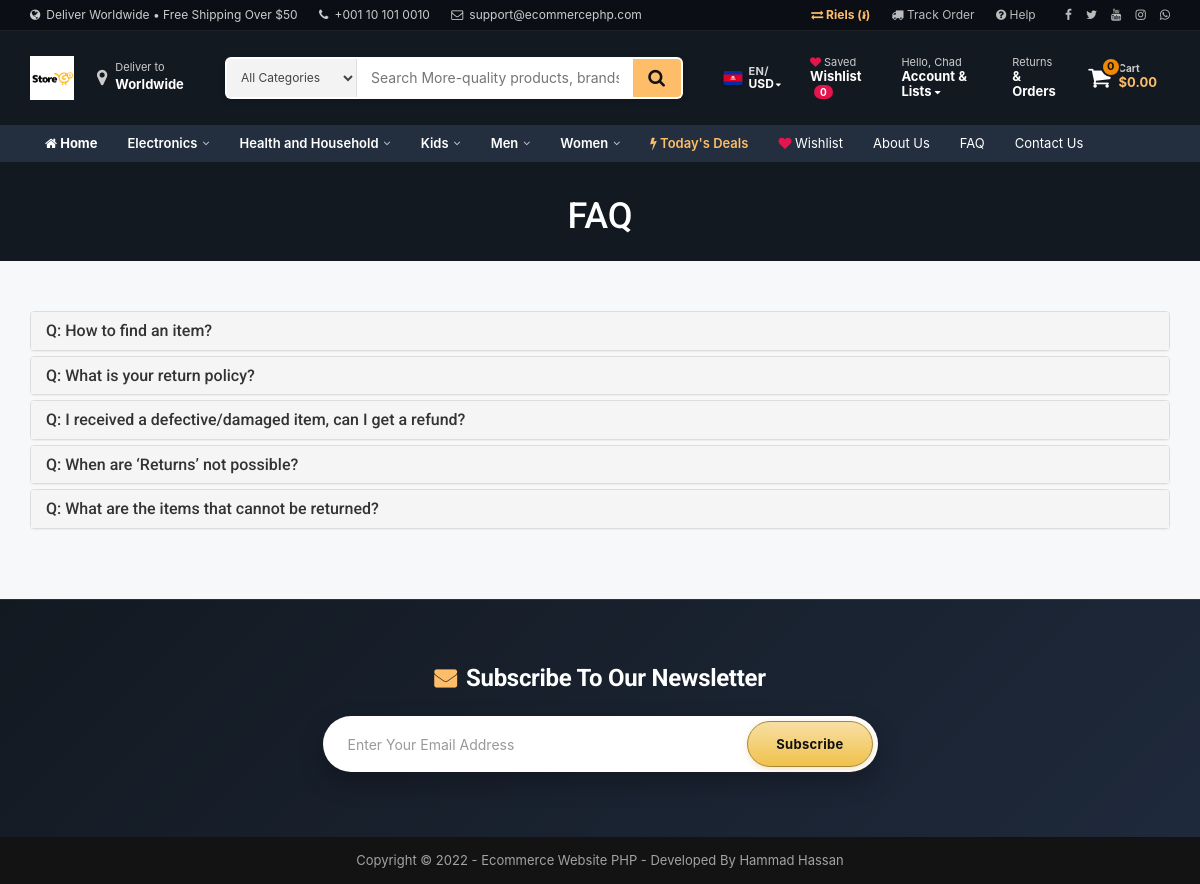
/faq.php (signed in), run on the app's committed database.
### tables this page shows
CREATE TABLE `tbl_settings` (
    `id` INT NOT NULL AUTO_INCREMENT,
    `logo` VARCHAR(255) NOT NULL,
    `favicon` VARCHAR(255) NOT NULL,

    `footer_about` TEXT NOT NULL,
    `footer_copyright` TEXT NOT NULL,
    `contact_address` TEXT NOT NULL,
    `contact_email` VARCHAR(255) NOT NULL,
    `contact_phone` VARCHAR(255) NOT NULL,
    `contact_fax` VARCHAR(255) NOT NULL,
    `contact_map_iframe` TEXT NOT NULL,

    `receive_email` VARCHAR(255) NOT NULL,
    `receive_email_subject` VARCHAR(255) NOT NULL,
    `receive_email_thank_you_message` TEXT NOT NULL,
    `forget_password_message` TEXT NOT NULL,

    `total_recent_post_footer` INT NOT NULL,
    `total_popular_post_footer` INT NOT NULL,
    `total_recent_post_sidebar` INT NOT NULL,
    `total_popular_post_sidebar` INT NOT NULL,
    `total_featured_product_home` INT NOT NULL,
    `total_latest_product_home` INT NOT NULL,
    `total_popular_product_home` INT NOT NULL,

    `meta_title_home` TEXT NOT NULL,
    `meta_keyword_home` TEXT NOT NULL,
    `meta_description_home` TEXT NOT NULL,

    `banner_login` VARCHAR(255) NOT NULL,
    `banner_registration` VARCHAR(255) NOT NULL,
    `banner_forget_password` VARCHAR(255) NOT NULL,
    `banner_reset_password` VARCHAR(255) NOT NULL,
    `banner_search` VARCHAR(255) NOT NULL,
    `banner_cart` VARCHAR(255) NOT NULL,
    `banner_checkout` VARCHAR(255) NOT NULL,
    `banner_product_category` VARCHAR(255) NOT NULL,
    `banner_blog` VARCHAR(255) NOT NULL,

    `cta_title` VARCHAR(255) NOT NULL,
    `cta_content` TEXT NOT NULL,
    `cta_read_more_text` VARCHAR(255) NOT NULL,
    `cta_read_more_url` VARCHAR(255) NOT NULL,
    `cta_photo` VARCHAR(255) NOT NULL,

    `featured_product_title` VARCHAR(255) NOT NULL,
    `featured_product_subtitle` VARCHAR(255) NOT NULL,
    `latest_product_title` VARCHAR(255) NOT NULL,
    `latest_product_subtitle` VARCHAR(255) NOT NULL,
    `popular_product_title` VARCHAR(255) NOT NULL,
    `popular_product_subtitle` VARCHAR(255) NOT NULL,

    `testimonial_title` VARCHAR(255) NOT NULL,
    `testimonial_subtitle` VARCHAR(255) NOT NULL,
    `testimonial_photo` VARCHAR(255) NOT NULL,

    `blog_title` VARCHAR(255) NOT NULL,
    `blog_subtitle` VARCHAR(255) NOT NULL,
    `newsletter_text` TEXT NOT NULL,

    `paypal_email` VARCHAR(255) NOT NULL,
    `stripe_public_key` VARCHAR(255) NOT NULL,
    `stripe_secret_key` VARCHAR(255) NOT NULL,

    `bank_detail` TEXT NOT NULL,

    `before_head` TEXT NOT NULL,
    `after_body` TEXT NOT NULL,
    `before_body` TEXT NOT NULL,

    `home_service_on_off` TINYINT NOT NULL,
    `home_welcome_on_off` TINYINT NOT NULL,
    `home_featured_product_on_off` TINYINT NOT NULL,
    `home_latest_product_on_off` TINYINT NOT NULL,
    `home_popular_product_on_off` TINYINT NOT NULL,
    `home_testimonial_on_off` TINYINT NOT NULL,
    `home_blog_on_off` TINYINT NOT NULL,
    `newsletter_on_off` TINYINT NOT NULL,

    `ads_above_welcome_on_off` TINYINT NOT NULL,
    `ads_above_featured_product_on_off` TINYINT NOT NULL,
    `ads_above_latest_product_on_off` TINYINT NOT NULL,
    `ads_above_popular_product_on_off` TINYINT NOT NULL,
    `ads_above_testimonial_on_off` TINYINT NOT NULL,
    `ads_category_sidebar_on_off` TINYINT NOT NULL,

    PRIMARY KEY (`id`)
);

CREATE TABLE `tbl_social` (
  `social_id` int(11) NOT NULL,
  `social_name` varchar(30) NOT NULL,
  `social_url` varchar(255) NOT NULL,
  `social_icon` varchar(30) NOT NULL
);

CREATE TABLE `tbl_top_category` (
  `tcat_id` int(11) NOT NULL,
  `tcat_name` varchar(255) NOT NULL,
  `show_on_menu` int(1) NOT NULL
);

CREATE TABLE `tbl_page` (
  `id` int(11) NOT NULL,
  `about_title` varchar(255) NOT NULL,
  `about_content` text NOT NULL,
  `about_banner` varchar(255) NOT NULL,
  `about_meta_title` varchar(255) NOT NULL,
  `about_meta_keyword` text NOT NULL,
  `about_meta_description` text NOT NULL,
  `faq_title` varchar(255) NOT NULL,
  `faq_banner` varchar(255) NOT NULL,
  `faq_meta_title` varchar(255) NOT NULL,
  `faq_meta_keyword` text NOT NULL,
  `faq_meta_description` text NOT NULL,
  `blog_title` varchar(255) NOT NULL,
  `blog_banner` varchar(255) NOT NULL,
  `blog_meta_title` varchar(255) NOT NULL,
  `blog_meta_keyword` text NOT NULL,
  `blog_meta_description` text NOT NULL,
  `contact_title` varchar(255) NOT NULL,
  `contact_banner` varchar(255) NOT NULL,
  `contact_meta_title` varchar(255) NOT NULL,
  `contact_meta_keyword` text NOT NULL,
  `contact_meta_description` text NOT NULL,
  `pgallery_title` varchar(255) NOT NULL,
  `pgallery_banner` varchar(255) NOT NULL,
  `pgallery_meta_title` varchar(255) NOT NULL,
  `pgallery_meta_keyword` text NOT NULL,
  `pgallery_meta_description` text NOT NULL,
  `vgallery_title` varchar(255) NOT NULL,
  `vgallery_banner` varchar(255) NOT NULL,
  `vgallery_meta_title` varchar(255) NOT NULL,
  `vgallery_meta_keyword` text NOT NULL,
  `vgallery_meta_description` text NOT NULL
);

CREATE TABLE `tbl_faq` (
  `faq_id` int(11) NOT NULL,
  `faq_title` varchar(255) NOT NULL,
  `faq_content` text NOT NULL
);

### faq.php (the view, shortened to what the rows shown need)
<?php require_once('header.php'); ?>
<?php
$statement = $pdo->prepare("SELECT * FROM tbl_page WHERE id=1");
$statement->execute();
$result = $statement->fetchAll(PDO::FETCH_ASSOC);
foreach ($result as $row) {
    $faq_title = $row['faq_title'];
    $faq_banner = $row['faq_banner'];
}
?>
<div class="page-banner" style="background-image: url(assets/uploads/<?php echo $faq_banner; ?>);">
    <div class="inner">
        <h1><?php echo $faq_title; ?></h1>
    </div>
</div>
<div class="page">
    <div class="container">
        <div class="row">
            <div class="col-md-12">
                <div class="panel-group" id="faqAccordion">
                    <?php
                    $statement = $pdo->prepare("SELECT * FROM tbl_faq");
                    $statement->execute();
                    $result = $statement->fetchAll(PDO::FETCH_ASSOC);
                    foreach ($result as $row) {
                        ?>
                        <div class="panel panel-default">
                            <div class="panel-heading accordion-toggle question-toggle collapsed" data-toggle="collapse" data-parent="#faqAccordion" data-target="#question<?php echo $row['faq_id']; ?>">
                                <h4 class="panel-title">
                                    Q: <?php echo $row['faq_title']; ?>
                                </h4>
                            </div>
                        </div>
                        <?php
                    }
                    ?>
                </div>
            </div>
        </div>
    </div>
</div>
<?php require_once('footer.php'); ?>

### header.php (shortened to what the rows shown need)
<?php
include("admin/inc/config.php");
$statement = $pdo->prepare("SELECT * FROM tbl_settings WHERE id=1");
$statement->execute();
$result = $statement->fetchAll(PDO::FETCH_ASSOC);
foreach ($result as $row)
{
	$logo = $row['logo'];
	$contact_email = $row['contact_email'];
	$contact_phone = $row['contact_phone'];
}
?>
<!DOCTYPE html>
<html lang="en">
<head>
	<link rel="stylesheet" href="assets/css/bootstrap.min.css">
	<link rel="stylesheet" href="assets/css/font-awesome.min.css">
	<link rel="stylesheet" href="assets/css/owl.carousel.min.css">
	<link rel="stylesheet" href="assets/css/owl.theme.default.min.css">
	<link rel="stylesheet" href="assets/css/jquery.bxslider.min.css">
    <link rel="stylesheet" href="assets/css/magnific-popup.css">
    <link rel="stylesheet" href="assets/css/rating.css">
	<link rel="stylesheet" href="assets/css/spacing.css">
	<link rel="stylesheet" href="assets/css/bootstrap-touch-slider.css">
	<link rel="stylesheet" href="assets/css/animate.min.css">
	<link rel="stylesheet" href="assets/css/tree-menu.css">
	<link rel="stylesheet" href="assets/css/select2.min.css">
	<link rel="stylesheet" href="assets/css/main.css">
	<link rel="stylesheet" href="assets/css/responsive.css">
	<link rel="stylesheet" href="assets/css/modern-ecommerce.css?v=<?php echo time(); ?>">
	<?php
	$statement = $pdo->prepare("SELECT * FROM tbl_page WHERE id=1");
	$statement->execute();
	$result = $statement->fetchAll(PDO::FETCH_ASSOC);
		?>
</head>
<body>
<?php
$stmt_top_cat = $pdo->prepare("SELECT * FROM tbl_top_category ORDER BY tcat_name ASC");
$stmt_top_cat->execute();
$header_top_categories = $stmt_top_cat->fetchAll(PDO::FETCH_ASSOC);
?>
<div class="modern-top-bar">
	<div class="container">
		<div class="row">
			<div class="col-md-7 col-sm-6 col-xs-12">
				<span class="top-item"><i class="fa fa-globe"></i> Deliver Worldwide &bull; Free Shipping Over $50</span>
				<span class="top-item hidden-xs"><i class="fa fa-phone"></i> <?php echo htmlspecialchars($contact_phone); ?></span>
				<span class="top-item hidden-xs hidden-sm"><i class="fa fa-envelope-o"></i> <?php echo htmlspecialchars($contact_email); ?></span>
			</div>
			<div class="col-md-5 col-sm-6 col-xs-12 text-right">
				<span class="top-item hidden-xs" style="margin-right: 0;">
					<?php
					$statement = $pdo->prepare("SELECT * FROM tbl_social");
					$statement->execute();
					$result = $statement->fetchAll(PDO::FETCH_ASSOC);
					foreach ($result as $row) {
						if (!empty($row['social_url'])) {
							echo '<a href="'.$row['social_url'].'" style="margin-left:8px;" target="_blank"><i class="'.$row['social_icon'].'"></i></a>';
						}
					}
					?>
				</span>
			</div>
		</div>
	</div>
</div>
<header class="modern-header">
	<div class="container">
		<div class="row" style="display: flex; align-items: center; flex-wrap: wrap;">
			<div class="col-md-2 col-sm-4 col-xs-6 logo-area" style="display: flex; align-items: center; gap: 12px;">
				<a href="index.php">
					<img src="assets/uploads/<?php echo $logo; ?>" alt="Store Logo">
				</a>
			</div>
		</div>
	</div>
</header>
<nav class="modern-subnav">
	<div class="container">
		<div class="row">
			<div class="col-md-12">
				<ul>
					<?php foreach (array_slice($header_top_categories, 0, 5) as $top_c): ?>
						<li class="nav-mega-item">
							<a href="product-category.php?id=<?php echo $top_c['tcat_id']; ?>&type=top-category">
								<?php echo htmlspecialchars($top_c['tcat_name']); ?> <i class="fa fa-angle-down nav-caret"></i>
							</a>
						</li>
					<?php endforeach; ?>
					<?php
					$statement = $pdo->prepare("SELECT * FROM tbl_page WHERE id=1");
					$statement->execute();
					$result = $statement->fetchAll(PDO::FETCH_ASSOC);
					foreach ($result as $row) {
						$about_title = $row['about_title'];
						$faq_title = $row['faq_title'];
						$contact_title = $row['contact_title'];
					}
					?>
					<li><a href="about.php"><?php echo $about_title; ?></a></li>
					<li><a href="faq.php"><?php echo $faq_title; ?></a></li>
					<li><a href="contact.php"><?php echo $contact_title; ?></a></li>
				</ul>
			</div>
		</div>
	</div>
</nav>

### footer.php (shortened to what the rows shown need)
<?php
$statement = $pdo->prepare("SELECT * FROM tbl_settings WHERE id=1");
$statement->execute();
$result = $statement->fetchAll(PDO::FETCH_ASSOC);
foreach ($result as $row)
{
	$footer_copyright = $row['footer_copyright'];
    $newsletter_on_off = $row['newsletter_on_off'];
}
?>
<?php if($newsletter_on_off == 1): ?>
<section class="home-newsletter">
	<div class="container">
		<div class="row">
			<div class="col-md-6 col-md-offset-3">
				<div class="single">
				<form action="" method="post">
					<h2><?php echo LANG_VALUE_93; ?></h2>
				</div>
			</div>
		</div>
	</div>
</section>
<?php endif; ?>
<div class="footer-bottom">
	<div class="container">
		<div class="row">
			<div class="col-md-12 copyright">
				<?php echo $footer_copyright; ?>
			</div>
		</div>
	</div>
</div>
</body>
</html>

### data on the page
tbl_settings: contact_phone "+001 10 101 0010", contact_email "support@ecommercephp.com", logo (picture), footer_copyright "Copyright © 2022 - Ecommerce Website PHP - Developed By Hammad Hassan"
tbl_top_category: tcat_name "Electronics"
tbl_top_category: tcat_name "Health and Household"
tbl_top_category: tcat_name "Kids"
tbl_top_category: tcat_name "Men"
tbl_top_category: tcat_name "Women"
tbl_page: about_title "About Us", faq_title "FAQ", contact_title "Contact Us", faq_banner (picture)
tbl_faq: faq_title "How to find an item?"
tbl_faq: faq_title "What is your return policy?"
tbl_faq: faq_title "I received a defective/damaged item, can I get a refund?"
tbl_faq: faq_title "When are ‘Returns’ not possible?"
tbl_faq: faq_title "What are the items that cannot be returned?"

### other printed values
$current_lang "EN"
$current_currency "USD"
$wishlist_count "0"
$first_name "Chad"
$cart_item_count "0"
format_price($table_total_price) "$0.00"
LANG_VALUE_93 "Subscribe To Our Newsletter"
LANG_VALUE_92 "Subscribe"
